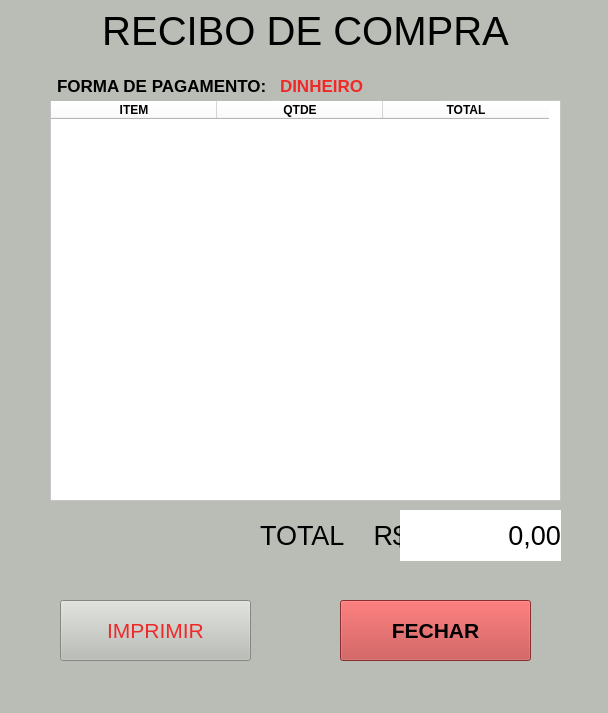
<?xml version="1.0" encoding="UTF-8"?>
<ui version="4.0">
 <class>MainWindow</class>
 <widget class="QMainWindow" name="MainWindow">
  <property name="geometry">
   <rect>
    <x>0</x>
    <y>0</y>
    <width>608</width>
    <height>713</height>
   </rect>
  </property>
  <property name="font">
   <font>
    <pointsize>24</pointsize>
   </font>
  </property>
  <property name="windowTitle">
   <string>MainWindow</string>
  </property>
  <property name="styleSheet">
   <string notr="true">background-color: rgb(186, 189, 182);</string>
  </property>
  <widget class="QWidget" name="centralwidget">
   <widget class="QTableWidget" name="tableWidget_3">
    <property name="geometry">
     <rect>
      <x>50</x>
      <y>100</y>
      <width>511</width>
      <height>401</height>
     </rect>
    </property>
    <property name="styleSheet">
     <string notr="true">background-color: rgb(255, 255, 255);</string>
    </property>
    <property name="autoScrollMargin">
     <number>18</number>
    </property>
    <property name="gridStyle">
     <enum>Qt::DashLine</enum>
    </property>
    <attribute name="horizontalHeaderMinimumSectionSize">
     <number>61</number>
    </attribute>
    <attribute name="horizontalHeaderDefaultSectionSize">
     <number>166</number>
    </attribute>
    <column>
     <property name="text">
      <string>ITEM</string>
     </property>
     <property name="font">
      <font>
       <weight>75</weight>
       <bold>true</bold>
      </font>
     </property>
     <property name="textAlignment">
      <set>AlignCenter</set>
     </property>
    </column>
    <column>
     <property name="text">
      <string>QTDE</string>
     </property>
     <property name="font">
      <font>
       <weight>75</weight>
       <bold>true</bold>
      </font>
     </property>
     <property name="textAlignment">
      <set>AlignCenter</set>
     </property>
    </column>
    <column>
     <property name="text">
      <string>TOTAL</string>
     </property>
     <property name="font">
      <font>
       <weight>75</weight>
       <bold>true</bold>
      </font>
     </property>
     <property name="textAlignment">
      <set>AlignCenter</set>
     </property>
    </column>
   </widget>
   <widget class="QLabel" name="label">
    <property name="geometry">
     <rect>
      <x>260</x>
      <y>510</y>
      <width>141</width>
      <height>51</height>
     </rect>
    </property>
    <property name="font">
     <font>
      <pointsize>20</pointsize>
     </font>
    </property>
    <property name="text">
     <string>TOTAL    R$</string>
    </property>
   </widget>
   <widget class="QLabel" name="totalRecibo">
    <property name="geometry">
     <rect>
      <x>400</x>
      <y>510</y>
      <width>161</width>
      <height>51</height>
     </rect>
    </property>
    <property name="font">
     <font>
      <pointsize>20</pointsize>
     </font>
    </property>
    <property name="styleSheet">
     <string notr="true">background-color: rgb(255, 255, 255);</string>
    </property>
    <property name="text">
     <string>0,00</string>
    </property>
    <property name="alignment">
     <set>Qt::AlignRight|Qt::AlignTrailing|Qt::AlignVCenter</set>
    </property>
   </widget>
   <widget class="QLabel" name="label_3">
    <property name="geometry">
     <rect>
      <x>100</x>
      <y>-10</y>
      <width>411</width>
      <height>81</height>
     </rect>
    </property>
    <property name="font">
     <font>
      <pointsize>30</pointsize>
     </font>
    </property>
    <property name="text">
     <string>RECIBO DE COMPRA</string>
    </property>
    <property name="alignment">
     <set>Qt::AlignCenter</set>
    </property>
   </widget>
   <widget class="QPushButton" name="btImprimirRecibo">
    <property name="geometry">
     <rect>
      <x>60</x>
      <y>600</y>
      <width>191</width>
      <height>61</height>
     </rect>
    </property>
    <property name="font">
     <font>
      <pointsize>16</pointsize>
     </font>
    </property>
    <property name="styleSheet">
     <string notr="true">background-color: rgb(186, 189, 182);
color: rgb(239, 41, 41);</string>
    </property>
    <property name="text">
     <string>IMPRIMIR</string>
    </property>
   </widget>
   <widget class="QPushButton" name="btFecharRecibo">
    <property name="geometry">
     <rect>
      <x>340</x>
      <y>600</y>
      <width>191</width>
      <height>61</height>
     </rect>
    </property>
    <property name="font">
     <font>
      <pointsize>16</pointsize>
      <weight>75</weight>
      <bold>true</bold>
     </font>
    </property>
    <property name="styleSheet">
     <string notr="true">background-color: rgb(191, 64, 64);</string>
    </property>
    <property name="text">
     <string>FECHAR</string>
    </property>
   </widget>
   <widget class="QLabel" name="label_2">
    <property name="geometry">
     <rect>
      <x>40</x>
      <y>70</y>
      <width>231</width>
      <height>31</height>
     </rect>
    </property>
    <property name="font">
     <font>
      <pointsize>13</pointsize>
      <weight>75</weight>
      <bold>true</bold>
     </font>
    </property>
    <property name="text">
     <string>FORMA DE PAGAMENTO: </string>
    </property>
    <property name="alignment">
     <set>Qt::AlignRight|Qt::AlignTrailing|Qt::AlignVCenter</set>
    </property>
   </widget>
   <widget class="QLabel" name="lbFormaPagar">
    <property name="geometry">
     <rect>
      <x>280</x>
      <y>70</y>
      <width>161</width>
      <height>31</height>
     </rect>
    </property>
    <property name="font">
     <font>
      <pointsize>13</pointsize>
      <weight>75</weight>
      <bold>true</bold>
     </font>
    </property>
    <property name="styleSheet">
     <string notr="true">color: rgb(239, 41, 41);</string>
    </property>
    <property name="text">
     <string>DINHEIRO</string>
    </property>
    <property name="alignment">
     <set>Qt::AlignLeading|Qt::AlignLeft|Qt::AlignVCenter</set>
    </property>
   </widget>
  </widget>
  <widget class="QMenuBar" name="menubar">
   <property name="geometry">
    <rect>
     <x>0</x>
     <y>0</y>
     <width>608</width>
     <height>22</height>
    </rect>
   </property>
  </widget>
  <widget class="QStatusBar" name="statusbar"/>
 </widget>
 <resources/>
 <connections/>
</ui>
